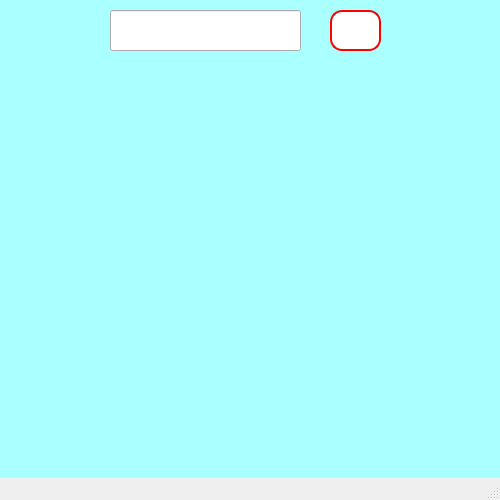
<?xml version="1.0" encoding="UTF-8"?>
<ui version="4.0">
 <class>MainWindow</class>
 <widget class="QMainWindow" name="MainWindow">
  <property name="geometry">
   <rect>
    <x>0</x>
    <y>0</y>
    <width>500</width>
    <height>500</height>
   </rect>
  </property>
  <property name="windowTitle">
   <string>Weather</string>
  </property>
  <property name="styleSheet">
   <string notr="true">#centralwidget {
    background-color:rgb(170, 255, 255);
}</string>
  </property>
  <widget class="QWidget" name="centralwidget">
   <widget class="QLineEdit" name="lineEdit">
    <property name="geometry">
     <rect>
      <x>110</x>
      <y>10</y>
      <width>191</width>
      <height>41</height>
     </rect>
    </property>
    <property name="font">
     <font>
      <pointsize>12</pointsize>
     </font>
    </property>
    <property name="text">
     <string/>
    </property>
   </widget>
   <widget class="QPushButton" name="pushButton">
    <property name="geometry">
     <rect>
      <x>330</x>
      <y>10</y>
      <width>51</width>
      <height>41</height>
     </rect>
    </property>
    <property name="styleSheet">
     <string notr="true">QPushButton {
  background-color: white;
  color: black;
  border: 2px solid red; /* Green */
 border-radius: 12px;
}</string>
    </property>
    <property name="text">
     <string/>
    </property>
    <property name="icon">
     <iconset>
      <normaloff>../../../../Videos/icons8-search-48.png</normaloff>../../../../Videos/icons8-search-48.png</iconset>
    </property>
    <property name="iconSize">
     <size>
      <width>22</width>
      <height>22</height>
     </size>
    </property>
   </widget>
   <widget class="QLabel" name="description">
    <property name="geometry">
     <rect>
      <x>60</x>
      <y>180</y>
      <width>371</width>
      <height>111</height>
     </rect>
    </property>
    <property name="font">
     <font>
      <pointsize>12</pointsize>
     </font>
    </property>
    <property name="text">
     <string/>
    </property>
    <property name="alignment">
     <set>Qt::AlignCenter</set>
    </property>
   </widget>
   <widget class="QLabel" name="tempicon_label">
    <property name="geometry">
     <rect>
      <x>10</x>
      <y>310</y>
      <width>61</width>
      <height>91</height>
     </rect>
    </property>
    <property name="text">
     <string/>
    </property>
    <property name="pixmap">
     <pixmap>../../../../Videos/photography.png</pixmap>
    </property>
    <property name="scaledContents">
     <bool>true</bool>
    </property>
   </widget>
   <widget class="QLabel" name="temp_label">
    <property name="geometry">
     <rect>
      <x>20</x>
      <y>400</y>
      <width>47</width>
      <height>31</height>
     </rect>
    </property>
    <property name="font">
     <font>
      <pointsize>12</pointsize>
     </font>
    </property>
    <property name="text">
     <string/>
    </property>
   </widget>
   <widget class="QLabel" name="high_label">
    <property name="geometry">
     <rect>
      <x>70</x>
      <y>330</y>
      <width>71</width>
      <height>16</height>
     </rect>
    </property>
    <property name="font">
     <font>
      <pointsize>12</pointsize>
     </font>
    </property>
    <property name="text">
     <string/>
    </property>
   </widget>
   <widget class="QLabel" name="low_label">
    <property name="geometry">
     <rect>
      <x>70</x>
      <y>360</y>
      <width>71</width>
      <height>20</height>
     </rect>
    </property>
    <property name="font">
     <font>
      <pointsize>12</pointsize>
     </font>
    </property>
    <property name="text">
     <string/>
    </property>
   </widget>
   <widget class="QLabel" name="title">
    <property name="geometry">
     <rect>
      <x>120</x>
      <y>80</y>
      <width>251</width>
      <height>61</height>
     </rect>
    </property>
    <property name="font">
     <font>
      <family>Tw Cen MT Condensed Extra Bold</family>
      <pointsize>15</pointsize>
     </font>
    </property>
    <property name="text">
     <string/>
    </property>
    <property name="alignment">
     <set>Qt::AlignCenter</set>
    </property>
   </widget>
  </widget>
  <widget class="QStatusBar" name="statusbar"/>
 </widget>
 <resources/>
 <connections/>
</ui>
